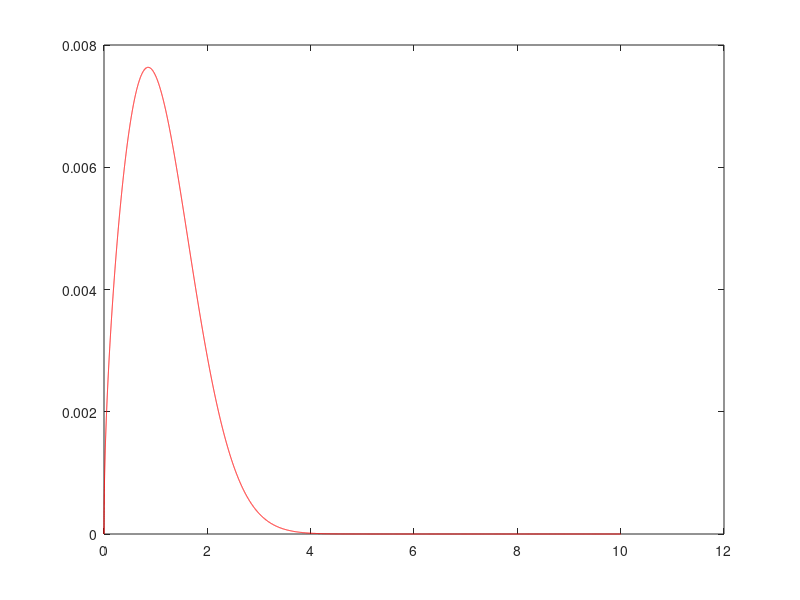
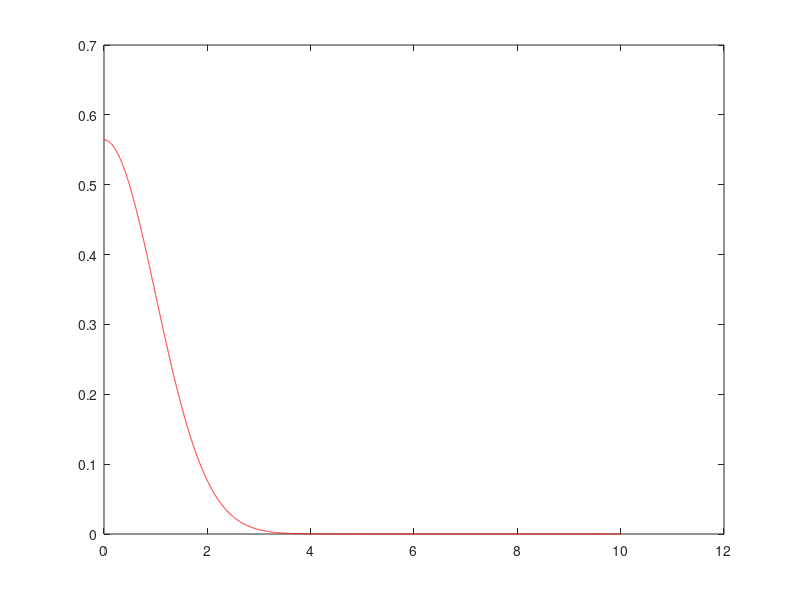

Write MATLAB code to recreate these figures, in order. (Note: this script raises an error after producing the figures.)
clear all;
close all;



%Solving radial Schrodinger equation for harmonic oscillator in cylindrical coordinates

ngrid = 10000;
maxx = 10;
a = 1;
b = log(maxx/a+1)/(ngrid-1);
x = a*(exp(b*(linspace(1,ngrid+1,ngrid+1)-1))-1);

fakepotential = 1e6;

s=0;

H = sparse(zeros(ngrid+1,ngrid+1));
    
%term containing potential
H = H + spdiags([fakepotential (1/2)*((x(2:end-1).^2)+(s^2-(1/4))./(x(2:end-1).^2)) fakepotential]',0,ngrid+1,ngrid+1);     

H = H + (1/(a*b)^2)*spdiags(1./exp(2*b*(linspace(1,ngrid+1,ngrid+1)-2))',0,ngrid+1,ngrid+1); 

H = H - ((1/2)*(exp(b)/cosh(b/2))*(1/(a*b)^2)*spdiags(1./exp(2*b*linspace(1,ngrid+1,ngrid+1))',-1,ngrid+1,ngrid+1))';

H = H - (1/2)*(exp(-b)/cosh(b/2))*(1/(a*b)^2)*spdiags(1./exp(2*b*(linspace(1,ngrid+1,ngrid+1)-1))',-1,ngrid+1,ngrid+1);

H = (H+H')/2;



%known solution

yg2 = ((1/pi)^(1/2))*exp(-x.^2/2);
yg1 = yg2.*(a*b*x.*exp(b*(linspace(1,ngrid+1,ngrid+1)-1))).^(1/2);

%find solution

opts.issym = 1;
opts.isreal = 1;
% opts.maxit = 1e3;
% opts.p = 1e2;
opts.v0 = yg1';

[y1,Eg] = eigs(H,1,'sa',opts);
    
% yg = (yg').*(x.^(-1/2));

y1 = y1';




figure(1);
plot(x,y1);
hold on;
plot(x,yg1,'r');

y2 = y1.*(a*b*x.*exp(b*(linspace(1,ngrid+1,ngrid+1)-1))).^(-1/2);

figure(2);
plot(x,y2);
hold on;
plot(x,yg2,'r');

test = (H*(yg1'))./(yg1');



%linear grid
x = (linspace(1,ngrid+1,ngrid+1)-1)*10/(ngrid-1);
h = x(2)-x(1);


H = sparse(zeros(ngrid+1,ngrid+1));
    
%term containing potential
H = H + spdiags([fakepotential (1/2)*((x(2:end-1).^2)+(s^2-(1/4))./(x(2:end-1).^2)) fakepotential]',0,ngrid+1,ngrid+1);  

H = H + (1/(h)^2)*spdiags(ones(ngrid+1,ngrid+1)',0,ngrid+1,ngrid+1);

H = H - (1/2)*(1/(h)^2)*spdiags(ones(ngrid+1,ngrid+1)',1,ngrid+1,ngrid+1);

H = H - (1/2)*(1/(h)^2)*spdiags(ones(ngrid+1,ngrid+1)',-1,ngrid+1,ngrid+1);

H = (H+H')/2;

opts.issym = 1;
opts.isreal = 1;
opts.maxit = 5*1e3;
opts.p = 5*1e2;
opts.v0 = yg1';

[y1,Eg] = eigs(H,1,'sa');
    
% yg = (yg').*(x.^(-1/2));

y1 = y1';


figure(1);
plot(x,y1,'g');

y2 = y1.*(a*b*x.*exp(b*(linspace(1,ngrid+1,ngrid+1)-1))).^(-1/2);

figure(2);
plot(x,y2,'g');


test2 = (H*(yg1'))./(yg1');

